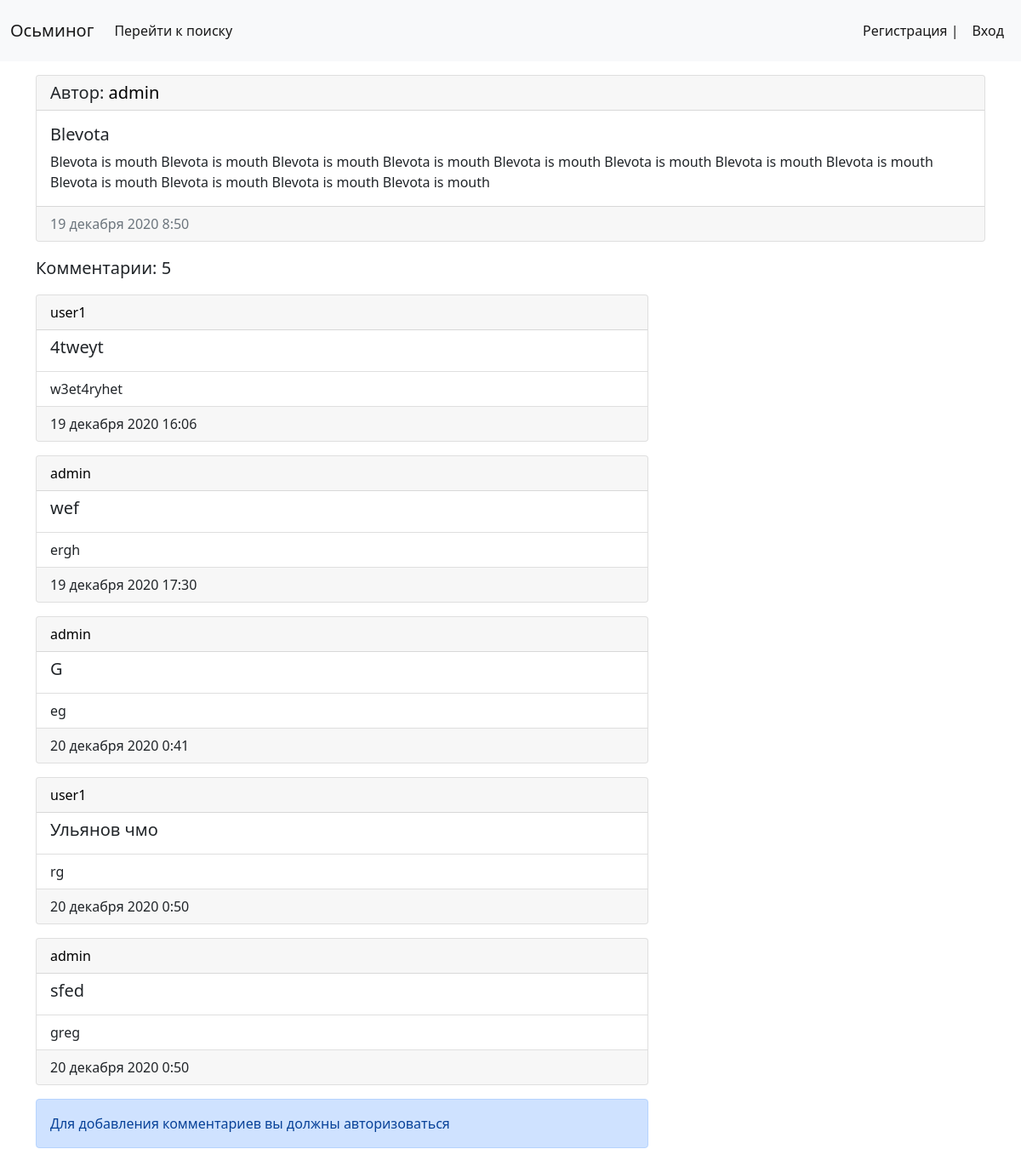
Screenshot of /news/2/ with the database file from the repository.
### news/models.py (models this page shows, shortened)
class Article(models.Model):
    title = models.CharField(max_length=150, verbose_name='Название')
    created_at = models.DateTimeField(auto_now_add=True, verbose_name='Дата создания')
    annotation = models.TextField(blank=True, verbose_name='Аннотация', max_length=200)
    text = models.TextField(blank=True, verbose_name='Текст новости')
    user = models.ForeignKey('User', on_delete=models.CASCADE)
    class Meta:
        verbose_name = 'Новость'
        verbose_name_plural = 'Новости'
        ordering = ['-created_at']

class User(AbstractUser):
    photo = models.ImageField(upload_to='photos/%Y/%m/%d', blank=True, verbose_name='Фотокарточка')
    about = models.TextField(blank=True, verbose_name='О себе')
    def __str__(self):
        return self.username
    class Meta:
        verbose_name = 'Пользователь'
        verbose_name_plural = 'Пользователи'
        ordering = ['username']

class Comment(models.Model):
    topic = models.CharField(max_length=200, verbose_name='Тема')
    text = models.TextField(blank=True, verbose_name='Текст')
    created_at = models.DateTimeField(auto_now_add=True, verbose_name='Дата создания')
    user = models.ForeignKey('User', on_delete=models.CASCADE)
    article = models.ForeignKey('Article', on_delete=models.CASCADE)
    class Meta:
        verbose_name = 'Комментарий'
        verbose_name_plural = 'Комментарии'
        ordering = ['created_at']

### news/views.py (the view)
# urls.py: path('news/<int:news_id>/', view_news, name='news'),
def view_news(request, news_id):
    news = get_object_or_404(Article, pk=news_id)
    comments = Comment.objects.filter(article=news_id)
    count = comments.count()
    form = CommentForm()
    return render(request, 'news/news.html', {'news': news, 'comments': comments, 'form': form, 'comment_count': count})

### news/templates/news/news.html (shortened to what this page needs)
{% extends 'base.html' %}
{% block content %}
<div class="container">
	<div class="card">
		<h5 class="card-header">Автор: <a href="{% url 'profile' news.user.pk %}" style="text-decoration:none; color:black;">{{ news.user }}</a></h5>
		<div class="card-body">
			<h5 class="card-title">{{ news.title }}</h5>
			<p class="card-text">{{ news.text }}</p>
		</div>
		<div class="card-footer text-muted">
			{{ news.created_at|date:"d E Y G:i" }}
		</div>
	</div>
</div>
<div class="container">
	<p style="font-size:20px;">Комментарии: {{ comment_count }} </p>
	{% for item in comments %}
	<div class="card" style="width: 45rem;">
		<div class="card-header">
			<a href = "{% url 'profile' item.user.pk %}" style="text-decoration:none; color:black;">{{ item.user }}</a>
		</div>
		<ul class="list-group list-group-flush">
			<li class="list-group-item"><h5>{{ item.topic }}</h5></li>
			<li class="list-group-item">{{ item.text }}</li>
		</ul>
		<div class="card-footer">
			{{ item.created_at|date:"d E Y G:i" }}
		</div>
	</div>
	{% endfor %}
	{%if request.user.is_authenticated %}
		<form action="{% url 'add_comment' news.pk request.user.pk %}" method="post">
			<div class="card" style="width: 45rem;">
				<div class="card-body">
					{% csrf_token %}
					{{ form.as_p }}
					<button type="submit" class="btn btn-primary">Добавить комментарий</button>
				</div>
			</div>
		</form>
	{% else %}
		<div class="alert alert-primary" role="alert" style="width: 45rem;">
			Для добавления комментариев вы должны авторизоваться
		</div>
	{% endif %}
	<p><br><br><br><br></p>
</div>
{% endblock %}

### rows the page displays
Article: user "admin", title "Blevota", text "Blevota is mouth Blevota is mouth Blevota is mouth Blevota is mouth Blevota is mouth Blevota is mouth Blevota is mouth Blevota is mouth Blevota is mouth Blevota is mouth Blevota is mouth Blevota is mouth", created_at "19 декабря 2020 8:50"
Comment: user "user1", topic "4tweyt", text "w3et4ryhet", created_at "19 декабря 2020 16:06"
Comment: user "admin", topic "wef", text "ergh", created_at "19 декабря 2020 17:30"
Comment: user "admin", topic "G", text "eg", created_at "20 декабря 2020 0:41"
Comment: user "user1", topic "Ульянов чмо", text "rg", created_at "20 декабря 2020 0:50"
Comment: user "admin", topic "sfed", text "greg", created_at "20 декабря 2020 0:50"

### other values shown
{{ comment_count }} "5"
